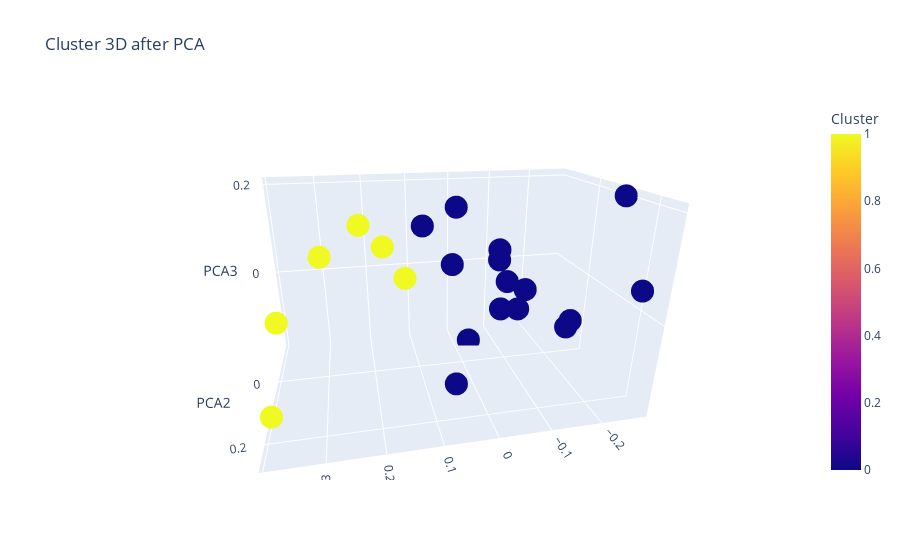

The code cell stored with this chart in its notebook:
### Code cell
import plotly.express as px

df_pca=pd.DataFrame(X_pca_KM, columns=['PCA1', 'PCA2', 'PCA3'], index= df_final.index)
df_pca['Cluster']= df_final['KMeans_labels']
df_pca['Nationality']= df_final.index

fig= px.scatter_3d(df_pca, x='PCA1', y='PCA2', z='PCA3', color='Cluster', hover_name='Nationality', title= 'Cluster 3D after PCA')
fig.show()

### Figure 1 — Plotly figure (JSON) as saved in the notebook; plotly's stock layout.template omitted (floating-point values rounded to 4 significant figures)
{"data": [{"hovertemplate": "<b>%{hovertext}</b><br><br>PCA1=%{x}<br>PCA2=%{y}<br>PCA3=%{z}<br>Cluster=%{marker.color}<extra></extra>", "hovertext": ["Australia", "Austria", "Belgium", "Canada", "China", "Denmark", "Finland", "France", "Germany", "India", "Ireland", "Italy", "Netherlands", "Norway", "Poland", "Portugal", "Spain", "Sweden", "Switzerland", "United Kingdom", "USA"], "legendgroup": "", "marker": {"color": [0, 0, 0, 0, 0, 1, 1, 0, 0, 0, 1, 0, 0, 1, 0, 0, 0, 1, 0, 1, 0], "coloraxis": "coloraxis", "symbol": "circle"}, "mode": "markers", "name": "", "scene": "scene", "showlegend": false, "type": "scatter3d", "x": [-0.01697, -0.0335, -0.1263, -0.004618, 0.04932, 0.1228, 0.1707, -0.1443, -0.1344, -0.2455, 0.3846, -0.1766, -0.09472, 0.3017, -0.06074, -0.272, -0.2366, 0.2159, -0.1595, 0.3857, 0.07498], "y": [-0.1527, -0.07839, -0.1407, -0.1356, 0.1401, -0.04072, -0.00804, -0.127, -0.1382, 0.2554, 0.216, 0.1339, -0.05124, -0.091, 0.1897, 0.1288, 0.04035, -0.01163, -0.084, 0.04316, -0.08813], "z": [0.1359, -0.1792, 0.001907, 6.12e-05, -0.1537, 0.009, 0.09239, -0.0518, -0.1311, 0.06582, -0.1239, -0.05442, 0.05677, 0.05316, 0.05807, 0.2032, -0.09013, 0.1385, -0.1093, -0.03252, 0.1112]}], "layout": {"autosize": true, "coloraxis": {"colorbar": {"title": {"text": "Cluster"}}, "colorscale": [[0, "#0d0887"], [0.1111, "#46039f"], [0.2222, "#7201a8"], [0.3333, "#9c179e"], [0.4444, "#bd3786"], [0.5556, "#d8576b"], [0.6667, "#ed7953"], [0.7778, "#fb9f3a"], [0.8889, "#fdca26"], [1, "#f0f921"]]}, "legend": {"tracegroupgap": 0}, "scene": {"aspectmode": "auto", "aspectratio": {"x": 1.405, "y": 0.8717, "z": 0.8166}, "camera": {"center": {"x": 0, "y": 0, "z": 0}, "eye": {"x": 0.3566, "y": 1.689, "z": 0.697}, "projection": {"type": "perspective"}, "up": {"x": 0, "y": 0, "z": 1}}, "domain": {"x": [0, 1], "y": [0, 1]}, "xaxis": {"title": {"text": "PCA1"}, "type": "linear"}, "yaxis": {"title": {"text": "PCA2"}, "type": "linear"}, "zaxis": {"title": {"text": "PCA3"}, "type": "linear"}}, "title": {"text": "Cluster 3D after PCA"}}}
